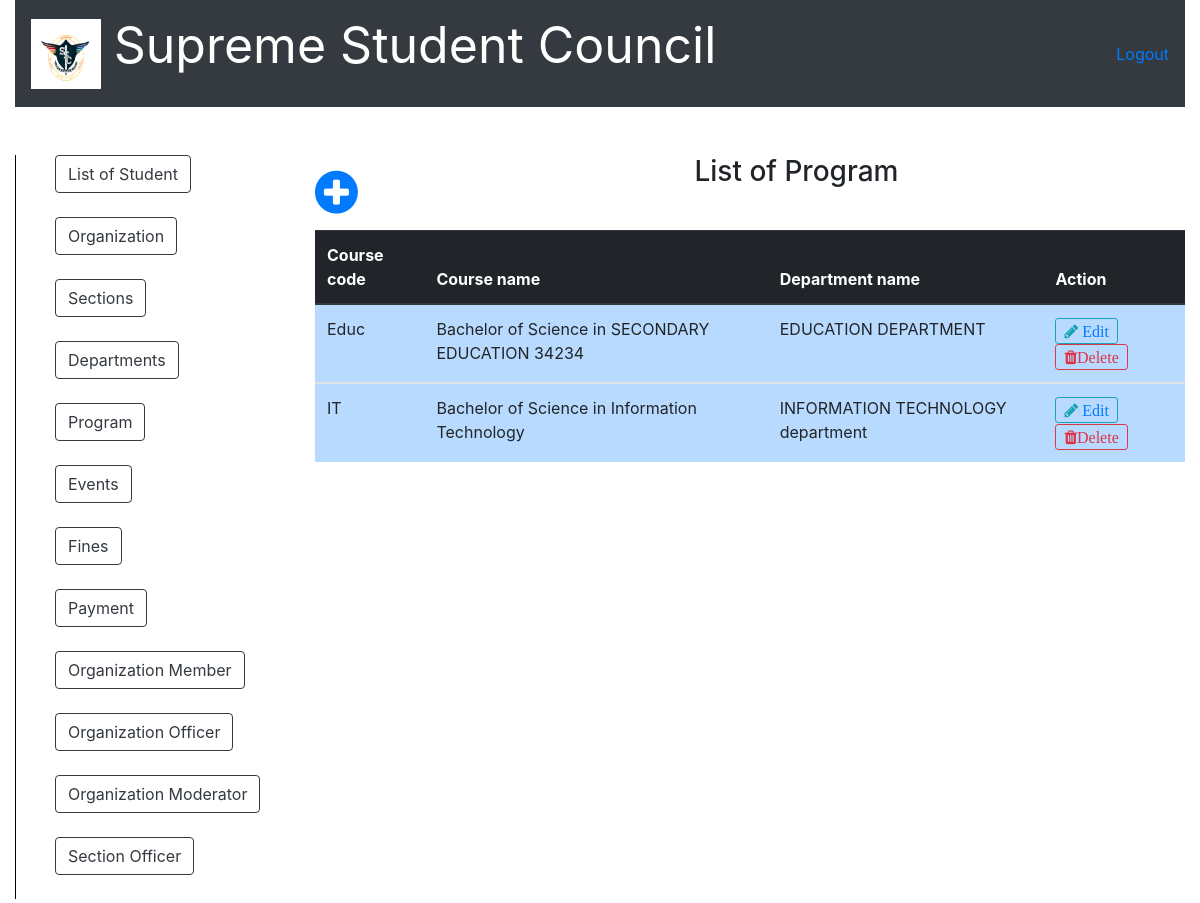
Page /list_of_program.php on the earlier database version.
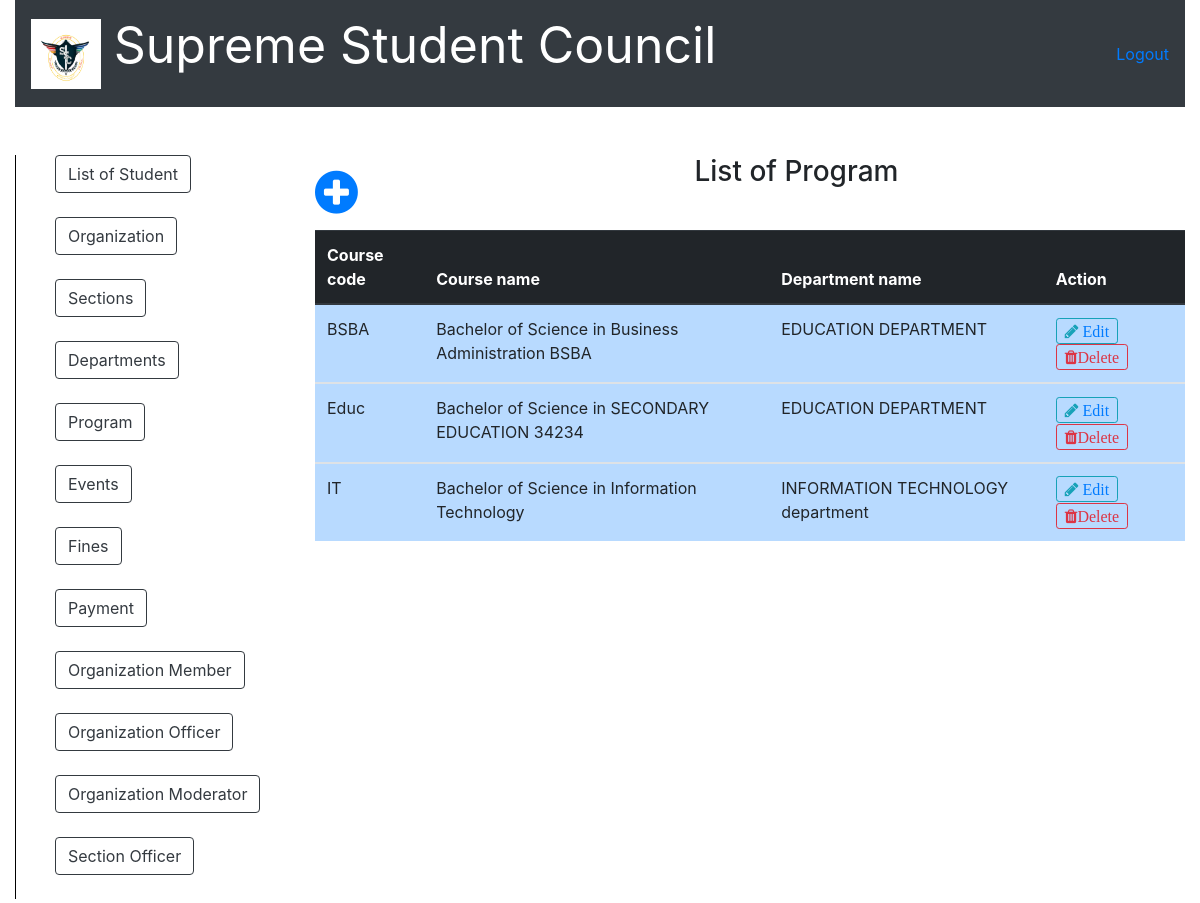
Same page on the later database version.
### tables this page shows
CREATE TABLE `program` (
  `course_code` varchar(10) NOT NULL,
  `course_name` varchar(100) NOT NULL,
  `department_code` char(10) NOT NULL
);

CREATE TABLE `department` (
  `department_code` char(10) NOT NULL,
  `department_name` varchar(100) NOT NULL
);

### list_of_program.php (the view, shortened to what this page needs)
<?php include('server.php'); ?>
<!DOCTYPE html>
<html>
<head>
		<link rel="stylesheet" href="bootstrap/css/bootstrap.min.css">
		<link rel = "stylesheet" href = "font-awesome-4.7.0/font-awesome-4.7.0/css/font-awesome.min.css">
		<link href = "css/style.css" rel = "stylesheet" type = "text/css" >
</head>
<body>
	<div class="container-fluid">
		<nav class="navbar navbar-expand-lg navbar-dark bg-dark">
		   <a href = "index.php"><img src = "ssc.PNG" style=" height:70px; width:70px;"></a>
		  <div class="collapse navbar-collapse" id="navbarTogglerDemo03">
		    	</center><p style="color:white; font-size: 50px; margin-right: 400px;">Supreme Student Council<strong></strong></p>
		    	<a href="logout.php">Logout</a>
		  </div>
		</nav>
	</div>
	<br /><br />
	<div class="container-fluid">
		<div class="row">
			<div class="col-sm-2" >
				<div class="vertical_line">
				<ul style="list-style: none;">
					<li><a href = "list_of_student.php"><button type="button" class="btn btn-outline-dark">List of Student</button></a></li><br />
					<li><a href ="list_of_organization.php"><button type="button" class="btn btn-outline-dark">Organization</button></a></li><br />
					<li><a href ="list_of_section.php"><button type="button" class="btn btn-outline-dark">Sections</button></a></li><br />
					<li><a href ="list_of_department.php"><button type="button" class="btn btn-outline-dark">Departments</button></a></li><br />
					<li><a href ="list_of_program.php"><button type="button" class="btn btn-outline-dark">Program</button></a></li><br />
					<li><a href ="list_of_event.php"><button type="button" class="btn btn-outline-dark">Events</button></a></li><br />
					<li><a href ="fines.php"><button type="button" class="btn btn-outline-dark">Fines</button></a></li><br />
					<li><a href ="payment.php"><button type="button" class="btn btn-outline-dark">Payment</button></a></li><br />
					<li><a href ="list_of_organization_member.php"><button type="button" class="btn btn-outline-dark">Organization Member</button></a></li><br />
					<li><a href ="list_of_organization_officer.php"><button type="button" class="btn btn-outline-dark">Organization Officer</button></a></li><br />
					<li><a href ="list_of_organization_moderator.php"><button type="button" class="btn btn-outline-dark">Organization Moderator</button></a></li><br />
					<li><a href ="list_of_section_officer.php"><button type="button" class="btn btn-outline-dark">Section Officer</button></a></li><br />
				</ul>
				</div>
			</div>
			<div class="col-sm-1" >
			</div>
			<div class="col-sm-9">
				<a href = "add_new_program.php"><span style="float: left; font-size: 50px; margin-right: 50px;"><i class="fa fa-plus-circle" font-size = "50px"></i></span></a>
				<center><h3>List of Program</h3></center><br />
				<?php $results = mysqli_query($db, "SELECT * FROM program,department WHERE program.department_code = department.department_code"); ?>
				<table class="table table-primary">
				  <thead class="thead-dark">
				    <tr>
				      <th scope="col">Course code</th>
				      <th scope="col">Course name</th>
				      <th scope="col">Department name</th>
				      <th scope="col">Action</th>
				    </tr>
				  </thead>
				  <?php while ($row = mysqli_fetch_array($results)){ ?>
				  <tbody>
				    <tr>
				      <td><?php echo $row['course_code']?></td>
				      <td><?php echo $row['course_name']?></td>
				      <td><?php echo $row['department_name']?></td>
				      <td>
								<button type="button" class="btn btn-outline-info btn-sm fa fa-pencil"><a href="update_program.php?edit=<?php echo $row['course_code']; ?>"> Edit </a></button>
								<button type="button" class="btn btn-outline-danger btn-sm fa fa-trash" data-toggle="modal" data-target="#exampleModal">Delete</button>
					   </td>
				    </tr>
				  </tbody>
				  <?php
  				  } ?>
				</table>
			</div>
		</div>
	</div>
</body>
</html>

Differences in the rows shown:
added program: course_code "BSBA", course_name "Bachelor of Science in Business Administration BSBA", department_code.department_name "EDUCATION DEPARTMENT"
